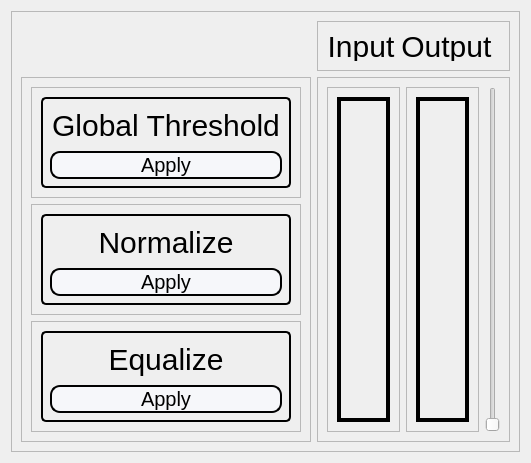
         <widget class="QWidget" name="ContrastPage">
          <layout class="QGridLayout" name="gridLayout_107">
           <item row="0" column="0">
            <widget class="QFrame" name="frame_23">
             <property name="frameShape">
              <enum>QFrame::StyledPanel</enum>
             </property>
             <property name="frameShadow">
              <enum>QFrame::Raised</enum>
             </property>
             <layout class="QGridLayout" name="gridLayout_29">
              <item row="1" column="1">
               <widget class="QFrame" name="ImagesFrame_3">
                <property name="styleSheet">
                 <string notr="true"/>
                </property>
                <property name="frameShape">
                 <enum>QFrame::StyledPanel</enum>
                </property>
                <property name="frameShadow">
                 <enum>QFrame::Raised</enum>
                </property>
                <layout class="QGridLayout" name="gridLayout_66">
                 <item row="0" column="1">
                  <widget class="QFrame" name="frame_29">
                   <property name="frameShape">
                    <enum>QFrame::StyledPanel</enum>
                   </property>
                   <property name="frameShadow">
                    <enum>QFrame::Raised</enum>
                   </property>
                   <layout class="QGridLayout" name="gridLayout_58">
                    <item row="0" column="0">
                     <widget class="QLabel" name="Contrast_OutputImage">
                      <property name="styleSheet">
                       <string notr="true">border: 4px solid black;
</string>
                      </property>
                      <property name="text">
                       <string/>
                      </property>
                      <property name="scaledContents">
                       <bool>true</bool>
                      </property>
                      <property name="alignment">
                       <set>Qt::AlignCenter</set>
                      </property>
                     </widget>
                    </item>
                   </layout>
                  </widget>
                 </item>
                 <item row="0" column="2">
                  <widget class="QSlider" name="GlobalThresholdSlider">
                   <property name="sizePolicy">
                    <sizepolicy hsizetype="Fixed" vsizetype="Expanding">
                     <horstretch>0</horstretch>
                     <verstretch>0</verstretch>
                    </sizepolicy>
                   </property>
                   <property name="maximumSize">
                    <size>
                     <width>16777215</width>
                     <height>16777215</height>
                    </size>
                   </property>
                   <property name="maximum">
                    <number>255</number>
                   </property>
                   <property name="orientation">
                    <enum>Qt::Vertical</enum>
                   </property>
                  </widget>
                 </item>
                 <item row="0" column="0">
                  <widget class="QFrame" name="frame_30">
                   <property name="frameShape">
                    <enum>QFrame::StyledPanel</enum>
                   </property>
                   <property name="frameShadow">
                    <enum>QFrame::Raised</enum>
                   </property>
                   <layout class="QGridLayout" name="gridLayout_59">
                    <item row="0" column="0">
                     <widget class="QLabel" name="Contrast_InputImage">
                      <property name="styleSheet">
                       <string notr="true">border: 4px solid black;
</string>
                      </property>
                      <property name="text">
                       <string/>
                      </property>
                      <property name="scaledContents">
                       <bool>true</bool>
                      </property>
                      <property name="alignment">
                       <set>Qt::AlignCenter</set>
                      </property>
                     </widget>
                    </item>
                   </layout>
                  </widget>
                 </item>
                </layout>
               </widget>
              </item>
              <item row="0" column="1">
               <widget class="QFrame" name="frame_28">
                <property name="maximumSize">
                 <size>
                  <width>16777215</width>
                  <height>50</height>
                 </size>
                </property>
                <property name="frameShape">
                 <enum>QFrame::StyledPanel</enum>
                </property>
                <property name="frameShadow">
                 <enum>QFrame::Raised</enum>
                </property>
                <layout class="QGridLayout" name="gridLayout_57">
                 <item row="0" column="0">
                  <widget class="QLabel" name="inputImageLabel_3">
                   <property name="styleSheet">
                    <string notr="true">font-family: Impact, Haettenschweiler, 'Arial Narrow Bold', sans-serif;
font-size: 30px;
color: black;
background-color:transparent;</string>
                   </property>
                   <property name="text">
                    <string>Input</string>
                   </property>
                   <property name="alignment">
                    <set>Qt::AlignCenter</set>
                   </property>
                  </widget>
                 </item>
                 <item row="0" column="1">
                  <widget class="QLabel" name="outputImageLabel_3">
                   <property name="styleSheet">
                    <string notr="true">font-family: Impact, Haettenschweiler, 'Arial Narrow Bold', sans-serif;
font-size: 30px;
color: black;
background-color:transparent;</string>
                   </property>
                   <property name="text">
                    <string>Output </string>
                   </property>
                   <property name="alignment">
                    <set>Qt::AlignCenter</set>
                   </property>
                  </widget>
                 </item>
                </layout>
               </widget>
              </item>
              <item row="1" column="0">
               <widget class="QFrame" name="frame_31">
                <property name="maximumSize">
                 <size>
                  <width>300</width>
                  <height>16777215</height>
                 </size>
                </property>
                <property name="frameShape">
                 <enum>QFrame::StyledPanel</enum>
                </property>
                <property name="frameShadow">
                 <enum>QFrame::Raised</enum>
                </property>
                <layout class="QGridLayout" name="gridLayout_61">
                 <item row="0" column="0">
                  <widget class="QFrame" name="frame_25">
                   <property name="frameShape">
                    <enum>QFrame::StyledPanel</enum>
                   </property>
                   <property name="frameShadow">
                    <enum>QFrame::Raised</enum>
                   </property>
                   <layout class="QGridLayout" name="gridLayout_63">
                    <item row="0" column="0">
                     <widget class="QWidget" name="GlobalThreshold" native="true">
                      <property name="styleSheet">
                       <string notr="true">border: 2px solid;
border-radius: 5px;</string>
                      </property>
                      <layout class="QGridLayout" name="gridLayout_71">
                       <item row="0" column="0">
                        <widget class="QLabel" name="GlobalLabel">
                         <property name="styleSheet">
                          <string notr="true">font-family: Impact, Haettenschweiler, 'Arial Narrow Bold', sans-serif;
font-size: 30px;
color: black;
background-color:transparent;
border-color: transparent</string>
                         </property>
                         <property name="text">
                          <string>Global Threshold</string>
                         </property>
                         <property name="alignment">
                          <set>Qt::AlignCenter</set>
                         </property>
                        </widget>
                       </item>
                       <item row="1" column="0">
                        <widget class="QPushButton" name="GlobalThresholdButton">
                         <property name="maximumSize">
                          <size>
                           <width>16777215</width>
                           <height>50</height>
                          </size>
                         </property>
                         <property name="styleSheet">
                          <string notr="true">QPushButton{
border-style: solid;
border-width: 2px;
border-radius: 10px;
font-family: Impact, Haettenschweiler, 'Arial Narrow Bold', sans-serif;
font-size: 20px;
color: black;
background-color: rgb(246, 247, 250);
}

QPushButton:hover:!pressed{
	background-color: qlineargradient(x1: 0.5, y1: 1, x2: 0.5, y2: 1, stop: 0 #dadbde, stop: 1 #f6f7fa);
}</string>
                         </property>
                         <property name="text">
                          <string>Apply</string>
                         </property>
                        </widget>
                       </item>
                      </layout>
                     </widget>
                    </item>
                   </layout>
                  </widget>
                 </item>
                 <item row="2" column="0">
                  <widget class="QFrame" name="frame_27">
                   <property name="frameShape">
                    <enum>QFrame::StyledPanel</enum>
                   </property>
                   <property name="frameShadow">
                    <enum>QFrame::Raised</enum>
                   </property>
                   <layout class="QGridLayout" name="gridLayout_65">
                    <item row="0" column="0">
                     <widget class="QWidget" name="Equalize" native="true">
                      <property name="styleSheet">
                       <string notr="true">border: 2px solid;
border-radius: 5px;</string>
                      </property>
                      <layout class="QGridLayout" name="gridLayout_69">
                       <item row="0" column="0">
                        <widget class="QLabel" name="EqualizeLabel">
                         <property name="styleSheet">
                          <string notr="true">font-family: Impact, Haettenschweiler, 'Arial Narrow Bold', sans-serif;
font-size: 30px;
color: black;
background-color:transparent;
border-color: transparent</string>
                         </property>
                         <property name="text">
                          <string>Equalize</string>
                         </property>
                         <property name="alignment">
                          <set>Qt::AlignCenter</set>
                         </property>
                        </widget>
                       </item>
                       <item row="1" column="0">
                        <widget class="QPushButton" name="EqualizeButton">
                         <property name="maximumSize">
                          <size>
                           <width>16777215</width>
                           <height>50</height>
                          </size>
                         </property>
                         <property name="styleSheet">
                          <string notr="true">QPushButton{
border-style: solid;
border-width: 2px;
border-radius: 10px;
font-family: Impact, Haettenschweiler, 'Arial Narrow Bold', sans-serif;
font-size: 20px;
color: black;
background-color: rgb(246, 247, 250);
}

QPushButton:hover:!pressed{
	background-color: qlineargradient(x1: 0.5, y1: 1, x2: 0.5, y2: 1, stop: 0 #dadbde, stop: 1 #f6f7fa);
}</string>
                         </property>
                         <property name="text">
                          <string>Apply</string>
                         </property>
                        </widget>
                       </item>
                      </layout>
                     </widget>
                    </item>
                   </layout>
                  </widget>
                 </item>
                 <item row="1" column="0">
                  <widget class="QFrame" name="frame_26">
                   <property name="frameShape">
                    <enum>QFrame::StyledPanel</enum>
                   </property>
                   <property name="frameShadow">
                    <enum>QFrame::Raised</enum>
                   </property>
                   <layout class="QGridLayout" name="gridLayout_64">
                    <item row="0" column="0">
                     <widget class="QWidget" name="Normalize" native="true">
                      <property name="styleSheet">
                       <string notr="true">border: 2px solid;
border-radius: 5px;</string>
                      </property>
                      <layout class="QGridLayout" name="gridLayout_70">
                       <item row="0" column="0">
                        <widget class="QLabel" name="NormalizeLabel">
                         <property name="styleSheet">
                          <string notr="true">font-family: Impact, Haettenschweiler, 'Arial Narrow Bold', sans-serif;
font-size: 30px;
color: black;
background-color:transparent;
border-color: transparent</string>
                         </property>
                         <property name="text">
                          <string>Normalize</string>
                         </property>
                         <property name="alignment">
                          <set>Qt::AlignCenter</set>
                         </property>
                        </widget>
                       </item>
                       <item row="1" column="0">
                        <widget class="QPushButton" name="NormalizeButton">
                         <property name="maximumSize">
                          <size>
                           <width>16777215</width>
                           <height>50</height>
                          </size>
                         </property>
                         <property name="styleSheet">
                          <string notr="true">QPushButton{
border-style: solid;
border-width: 2px;
border-radius: 10px;
font-family: Impact, Haettenschweiler, 'Arial Narrow Bold', sans-serif;
font-size: 20px;
color: black;
background-color: rgb(246, 247, 250);
}

QPushButton:hover:!pressed{
	background-color: qlineargradient(x1: 0.5, y1: 1, x2: 0.5, y2: 1, stop: 0 #dadbde, stop: 1 #f6f7fa);
}</string>
                         </property>
                         <property name="text">
                          <string>Apply</string>
                         </property>
                        </widget>
                       </item>
                      </layout>
                     </widget>
                    </item>
                   </layout>
                  </widget>
                 </item>
                </layout>
               </widget>
              </item>
             </layout>
            </widget>
           </item>
          </layout>
         </widget>
